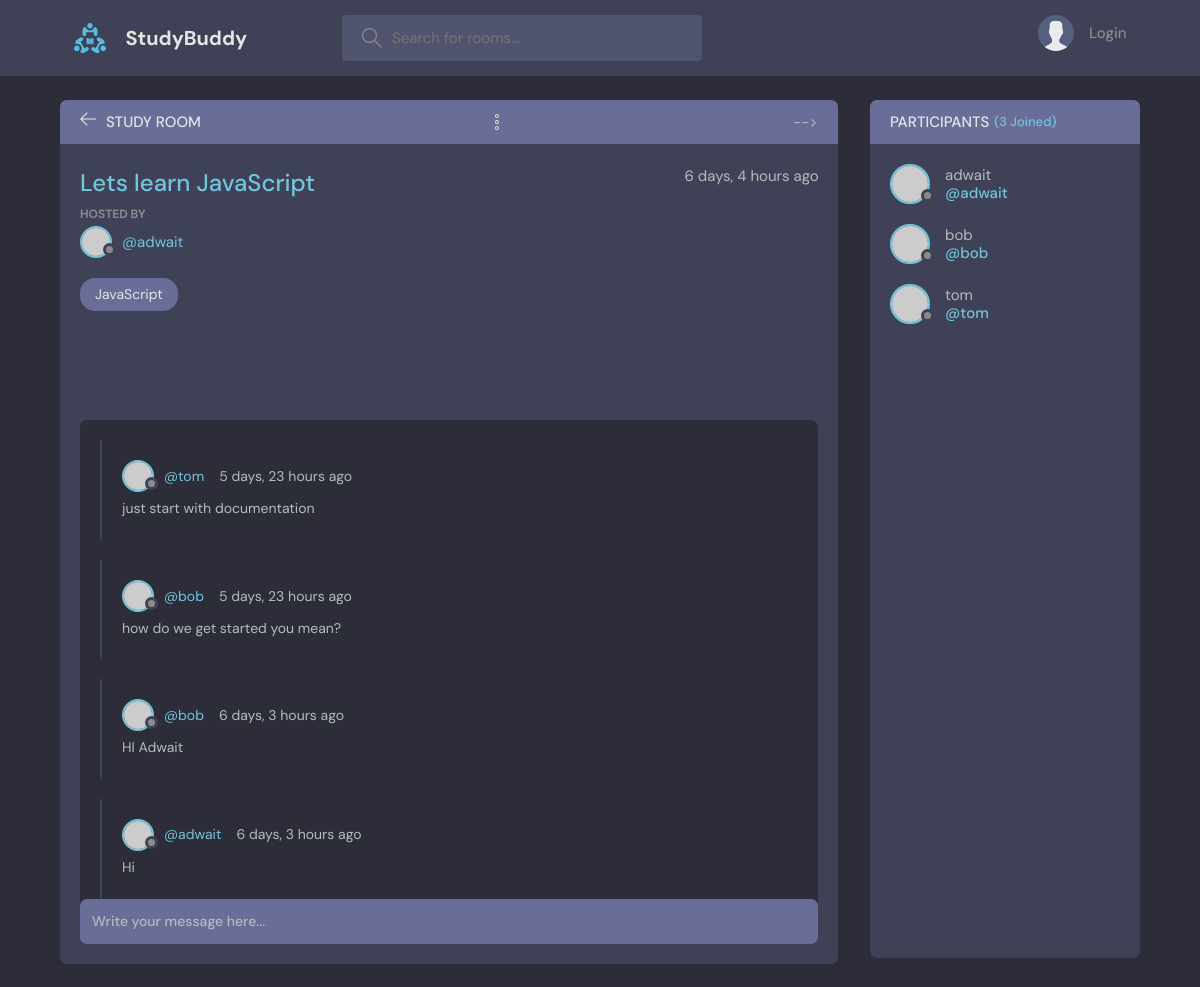
The app's page /base/room/1/ with its own data.
### base/models.py (models this page shows, shortened)
class Room(models.Model):
    host = models.ForeignKey(User, on_delete=models.CASCADE, null =True)
    topic = models.ForeignKey(Topic, on_delete=models.SET_NULL, null =True)
    name = models.CharField(max_length=200)
    description = models.TextField(null=True, blank=True)
    participants = models.ManyToManyField(User, related_name='participants', blank=True)
    updated = models.DateTimeField(auto_now=True)
    created = models.DateTimeField(auto_now_add=True)
    class Meta:
        ordering = ['-updated', '-created']

class Topic (models.Model):
    name = models.CharField(max_length = 200)
    def __str__(self):
        return self.name

class Message(models.Model):
    user = models.ForeignKey(User, on_delete=models.CASCADE)
    room = models.ForeignKey(Room, on_delete=models.CASCADE)
    body = models.TextField()
    updated = models.DateTimeField(auto_now=True)
    created = models.DateTimeField(auto_now_add=True)
    class Meta:
        ordering = ['-updated', '-created']

### base/views.py (the view, shortened to what this page needs)
# urls.py: path("room/<str:pk>/", views.room, name="base.room"),
def room(request,pk):
    room = Room.objects.get(id=pk)
    roomMessages = room.message_set.all()
    participants = room.participants.all()
    context = {'room': room, 'roomMessages':roomMessages, 'participants':participants}
    return render(request,'base/Rooms.html', context)

### base/templates/base/Rooms.html (shortened to what this page needs)
{% extends 'main.html' %} {% block content %}
<main class="profile-page layout layout--2">
  <div class="container">
    <div class="room">
      <div class="room__top">
        <div class="room__topLeft">
          <a href="{% url 'base.home' %}">
            <svg
              version="1.1"
              xmlns="http://www.w3.org/2000/svg"
              width="32"
              height="32"
              viewBox="0 0 32 32"
            >
              <title>arrow-left</title>
              <path
                d="M13.723 2.286l-13.723 13.714 13.719 13.714 1.616-1.611-10.96-10.96h27.625v-2.286h-27.625l10.965-10.965-1.616-1.607z"
              ></path>
            </svg>
          </a>
          <h3>Study Room</h3>
        </div>
          </button> -->
      </div>
      <div class="room__box scroll">
        <div class="room__header scroll">
          <div class="room__info">
            <h3>{{room.name}}</h3>
            <span>{{room.created|timesince}} ago</span>
          </div>
          <div class="room__hosted">
            <p>Hosted By</p>
            <a href="{% url 'base.userProfile' room.host.id %}" class="room__author">
              <div class="avatar avatar--small">
                <img src="https://randomuser.me/api/portraits/men/37.jpg" />
              </div>
              <span>@{{room.host.username}}</span>
            </a>
          </div>
          <span class="room__topics">{{room.topic}}</span>
        </div>
        <div class="room__conversation">
          <div class="threads scroll">
            {%for message in roomMessages%}
            <div class="thread">
              <div class="thread__top">
                <div class="thread__author">
                  <a href="{%url 'base.userProfile' message.user.id%}" class="thread__authorInfo">
                    <div class="avatar avatar--small">
                      <img
                        src="https://randomuser.me/api/portraits/men/37.jpg"
                      />
                    </div>
                    <span>@{{message.user.username}}</span>
                  </a>
                  <span class="thread__date">{{message.created|timesince}} ago</span>
                </div>
              </div>
              <div class="thread__details">
                {{message.body}}
              </div>
            </div>
            {% endfor %}
          </div>
        </div>
      </div>
      <div class="room__message">
        <form action="", method="POST">
          <input name="body" placeholder="Write your message here..." />
        </form>
      </div>
    </div>
    <div class="participants">
      <h3 class="participants__top">
        Participants <span>({{participants.count}} Joined)</span>
      </h3>
      <div class="participants__list scroll">
        {% for user in participants %}
        <a href="{% url 'base.userProfile' user.id %}" class="participant">
          <div class="avatar avatar--medium">
            <img src="https://randomuser.me/api/portraits/men/37.jpg" />
          </div>
          <p>
            {{user.username}}
            <span>@{{user.username}}</span>
          </p>
        </a>
        {% endfor %}
      </div>
    </div>
  </div>
</main>
{% endblock content %}

### records on screen
Room: name "Lets learn JavaScript", created "6 days, 4 hours", host.username "adwait", topic "JavaScript"
Message: user.username "tom", created "5 days, 23 hours", body "just start with documentation"
Message: user.username "bob", created "5 days, 23 hours", body "how do we get started you mean?"
Message: user.username "bob", created "6 days, 3 hours", body "HI Adwait"
Message: user.username "adwait", created "6 days, 3 hours", body "Hi"

### other values on screen
{{ participants.count }} "3"
{{ user.username }} "adwait"
{{ user.username }} "bob"
{{ user.username }} "tom"
